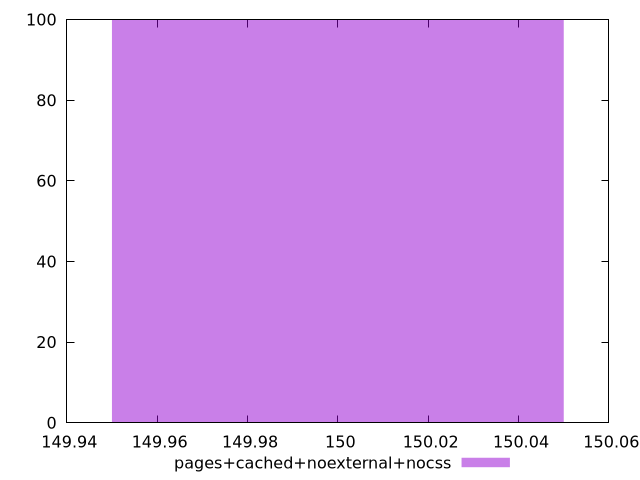

Recreate this plot in gnuplot.
$_pagesCachedNoexternalNocss <<EOF
150 100
EOF
set key outside below
set terminal pngcairo
set output "report_00005_2020-11-02T22-26-11.212Z/unminified-javascript/pages+cached+noexternal+nocss//raw_hist.png"
set yrange [0:100]
set boxwidth 0.1
set style fill transparent solid 0.5 noborder
plot $_pagesCachedNoexternalNocss title "pages+cached+noexternal+nocss" with boxes ,
